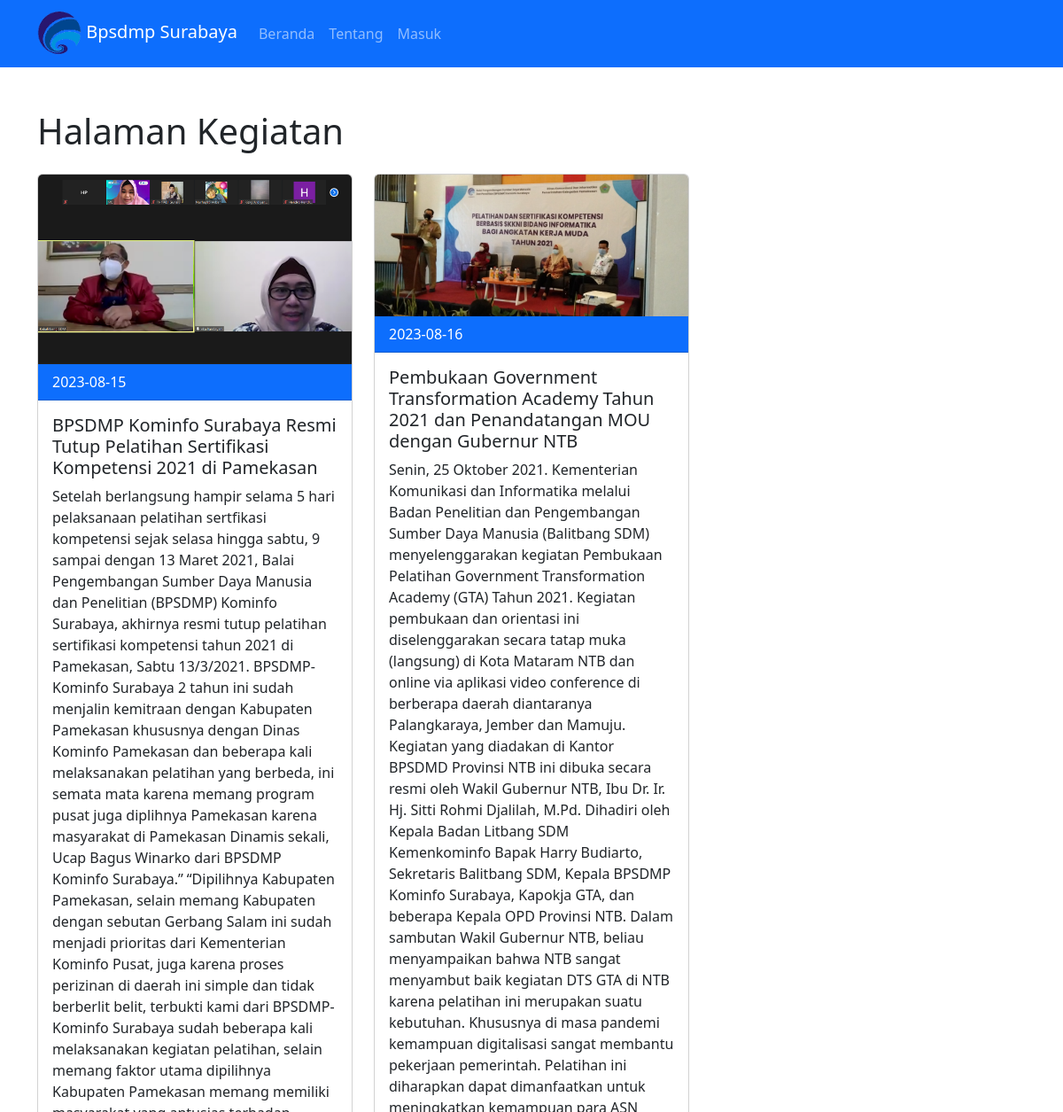
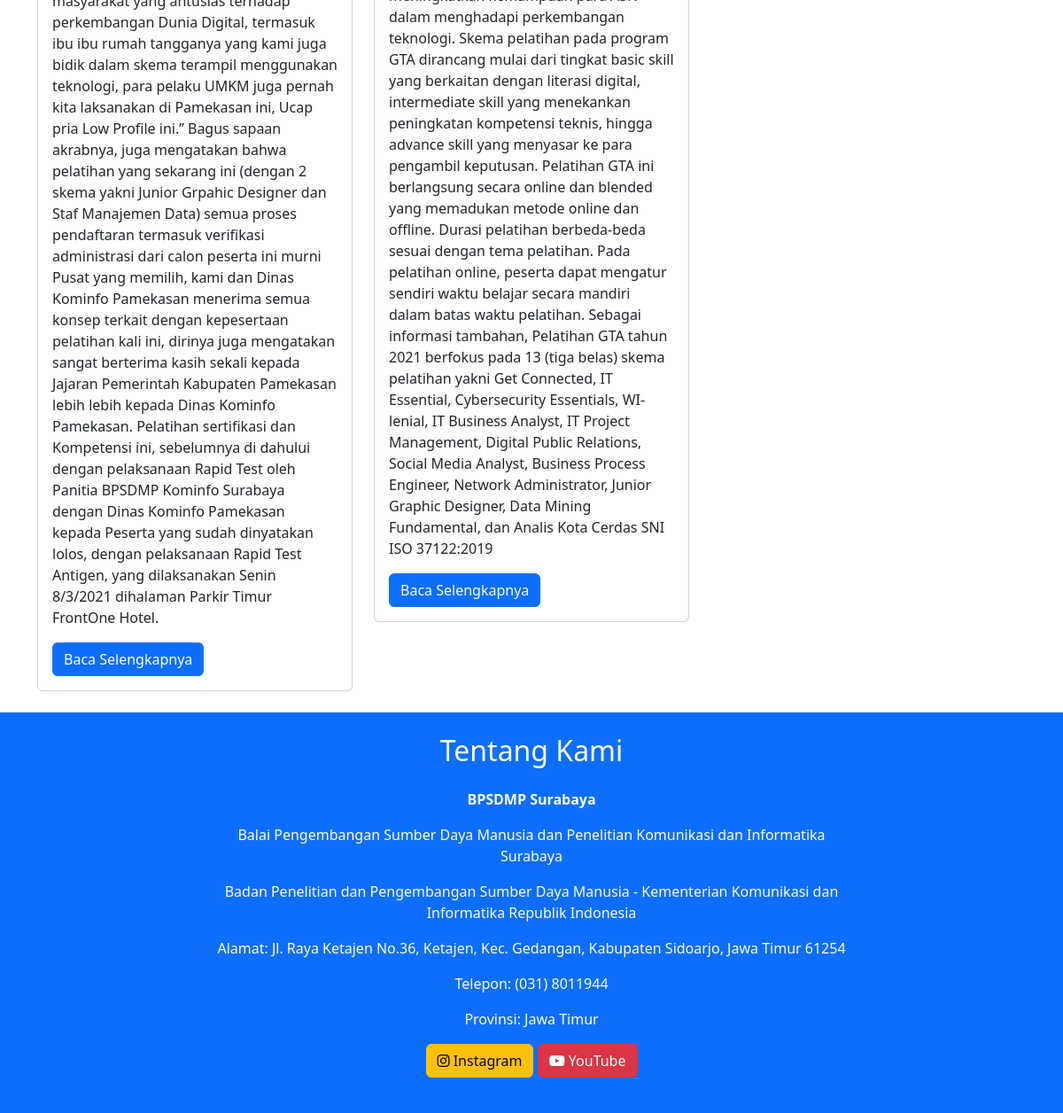
The page / on the database its author committed (2 pictures, top to bottom).
### tables this page shows
CREATE TABLE `kegiatan` (
  `id` int(11) NOT NULL,
  `judul` varchar(255) DEFAULT NULL,
  `deskripsi` text DEFAULT NULL,
  `tanggal` date DEFAULT NULL,
  `gambar` varchar(255) DEFAULT NULL
);

### index.php (the view, shortened to what this page needs)
<!DOCTYPE html>
<html lang="en">
<head>
    <link rel="stylesheet" href="plugin/css/bootstrap.min.css">
    <link rel="stylesheet" href="https://cdnjs.cloudflare.com/ajax/libs/font-awesome/6.0.0-beta2/css/all.min.css">
</head>
<body>
    <nav class="navbar navbar-expand-lg navbar-dark bg-primary">
        <div class="container">
            <a class="navbar-brand" href="#">
                <img src="assets/logo-BPSDMP.png" alt="Bpsdmp Surabaya Logo" width="50" class="mr-2">
                Bpsdmp Surabaya
            </a>
            <div class="collapse navbar-collapse" id="navbarNav">
                <ul class="navbar-nav ml-auto">
                    <li class="nav-item">
                        <a class="nav-link" href="index.php">Beranda</a>
                    </li>
                    <li class="nav-item">
                        <a class="nav-link" href="#about">Tentang</a>
                    </li>
                    <li class="nav-item">
                        <a class="nav-link" href="login.php">Masuk</a>
                    </li>
                </ul>
            </div>
        </div>
    </nav>
    <div class="container mt-5">
        <h1 class="mb-4">Halaman Kegiatan</h1>
        <div class="row">
            <?php
            include_once 'config/koneksi.php';
            $query = "SELECT * FROM kegiatan";
            $result = mysqli_query($koneksi, $query);
            while ($row = mysqli_fetch_assoc($result)) {
                echo '<div class="col-md-4 mb-4">';
                echo '<div class="card">';
                echo '<img src="assets/' . $row['gambar'] . '" class="card-img-top" alt="' . $row['judul'] . '">';
                echo '<div class="card-header bg-primary text-white">' . $row['tanggal'] . '</div>';
                echo '<div class="card-body">';
                echo '<h5 class="card-title">' . $row['judul'] . '</h5>';
                echo '<p class="card-text">' . $row['deskripsi'] . '</p>';
                echo '<a href="#" class="btn btn-primary">Baca Selengkapnya</a>';
                echo '</div>';
                echo '</div>';
                echo '</div>';
            }
            ?>
        </div>
    </div>
    <footer class="bg-primary text-white text-center py-4">
        <div class="container">
            <div class="row">
                <div class="col-lg-8 mx-auto">
                    <h2 class="mb-4">Tentang Kami</h2>
                    <p><strong>BPSDMP Surabaya</strong></p>
                    <p>Balai Pengembangan Sumber Daya Manusia dan Penelitian Komunikasi dan Informatika Surabaya</p>
                    <p>Badan Penelitian dan Pengembangan Sumber Daya Manusia - Kementerian Komunikasi dan Informatika Republik Indonesia</p>
                    <p>Alamat: Jl. Raya Ketajen No.36, Ketajen, Kec. Gedangan, Kabupaten Sidoarjo, Jawa Timur 61254</p>
                    <p>Telepon: (031) 8011944</p>
                    <p>Provinsi: Jawa Timur</p>
                    <p>
                        <a href="https://instagram.com/bpsdmp.kominfo.sby" target="_blank" class="btn btn-warning mr-2">
                            <i class="fab fa-instagram"></i> Instagram
                        </a>
                        <a href="https://youtube.com/@bpsdmpkominfosurabaya5369" target="_blank" class="btn btn-danger">
                            <i class="fab fa-youtube"></i> YouTube
                        </a>
                    </p>
                </div>
            </div>
        </div>
    </footer>
</body>
</html>

### rows shown on the page
kegiatan: gambar (picture), tanggal "2023-08-15", judul "BPSDMP Kominfo Surabaya Resmi Tutup Pelatihan Sertifikasi Kompetensi 2021 di Pamekasan", deskripsi "Setelah berlangsung hampir selama 5 hari pelaksanaan pelatihan sertfikasi kompetensi sejak selasa hingga sabtu, 9 sampai dengan 13 Maret 2021, Balai Pengembangan Sumber Daya Manusia dan Penelitian (BPSDMP) Kominfo Surabaya, akhirnya resmi tutup pelatihan sertifikasi kompetensi tahun 2021 di Pamekasan, Sabtu 13/3/2021. BPSDMP-Kominfo Surabaya 2 tahun ini sudah menjalin kemitraan dengan Kabupaten Pamekasan khususnya dengan Dinas Kominfo Pamekasan dan beberapa kali melaksanakan pelatihan yang berbeda, ini semata mata karena memang program pusat juga diplihnya Pamekasan karena masyarakat di Pamekasan Dinamis sekali, Ucap Bagus Winarko dari BPSDMP Kominfo Surabaya.’’ “Dipilihnya Kabupaten…"
kegiatan: gambar (picture), tanggal "2023-08-16", judul "Pembukaan Government Transformation Academy Tahun 2021 dan Penandatangan MOU dengan Gubernur NTB", deskripsi "Senin, 25 Oktober 2021. Kementerian Komunikasi dan Informatika melalui Badan Penelitian dan Pengembangan Sumber Daya Manusia (Balitbang SDM) menyelenggarakan kegiatan Pembukaan Pelatihan Government Transformation Academy (GTA) Tahun 2021. Kegiatan pembukaan dan orientasi ini diselenggarakan secara tatap muka (langsung) di Kota Mataram NTB dan online via aplikasi video conference di berberapa daerah diantaranya Palangkaraya, Jember dan Mamuju. Kegiatan yang diadakan di Kantor BPSDMD Provinsi NTB ini dibuka secara resmi oleh Wakil Gubernur NTB, Ibu Dr. Ir. Hj. Sitti Rohmi Djalilah, M.Pd. Dihadiri oleh Kepala Badan Litbang SDM Kemenkominfo Bapak Harry Budiarto, Sekretaris Balitbang SDM, Kepala…"
